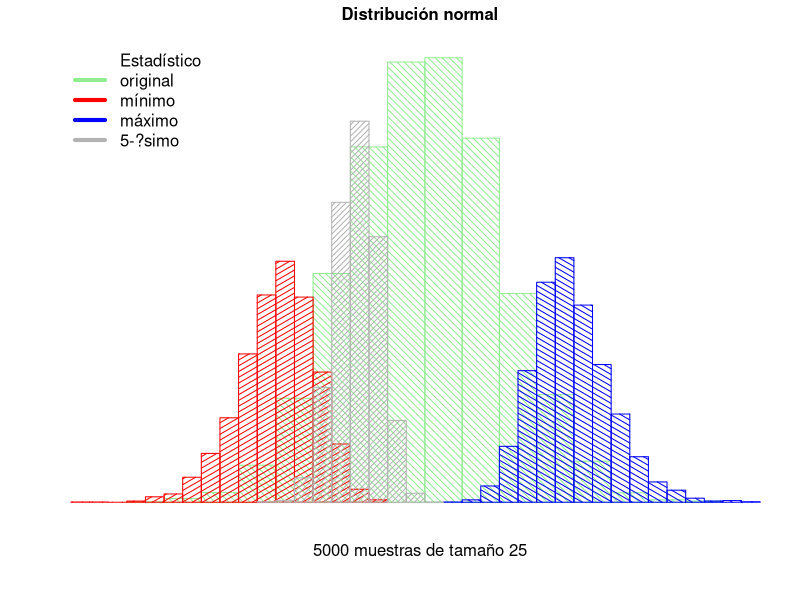

Write the R code that produced this figure.
# ======== Estadisticos de orden
if(1) {
  #======
  prob <- "Estadisticos de Orden - normal"
  cat(paste("\n",prob,":\n\n",sep=""))
  N <- 5000
  n <- 25
  k <- 5
  
  mu <- 10
  sigma <- 2
  
  xm <- rep(NA, N)
  xM <- rep(NA, N)
  xq <- rep(NA, N)
  
  X <- matrix(NA,nrow=N, ncol=n)
  for(i in seq(N)) {
    x <- rnorm(n, mean=mu, sd=sigma)
    xm[i] <- min(x)
    xM[i] <- max(x)
    xq[i] <- sort(x)[k]
    X[i,] <- x
  }
  xlim <- range(X)
  
  opar <- par(no.readonly=TRUE)
  par(mfrow=c(1,1), mgp=c(1.5,.5,0), mar=c(4,3,2,1), oma=c(0,0,0,0), pty="m", las=1, 
      cex=1.00, cex.lab=0.9, cex.main=1.0, cex.axis=0.9)
  col.null <- "lightgreen"
  col.m <- "red"
  col.M <- "blue"
  col.k <- grey(.7)
  
  X <- rnorm(2*N, mean=mu, sd=sigma)
  tt0 <- hist(X, plot=FALSE)
  plot(tt0, xlim=xlim, axes=FALSE, xlab="", ylab="", main="", 
       col=col.null, border=col.null, density=20, angle=-45)
  tt <- hist(xm, plot=FALSE)
  plot(tt, add=TRUE, col=col.m, border=col.m, density=20, angle=30)
  tt <- hist(xM, plot=FALSE)
  plot(tt, add=TRUE, col=col.M, border=col.M, density=20, angle=-30)
  tt <- hist(xq, plot=FALSE)
  plot(tt, add=TRUE, col=col.k, density=25, angle=45)
  qlab <- paste(k,"-?simo",sep="")
  lab <- c("Estadístico", "original", "mínimo", "máximo", qlab)
  legend("topleft", col=c(0, col.null, col.m, col.M, col.k), lwd=4, legend=lab, bty="n")
  lab <- paste(N,"muestras de tamaño", n)
  title("Distribución normal", sub=lab, line=1)

  par(opar)
  rm(list=ls())
# ======
}
# =================================
